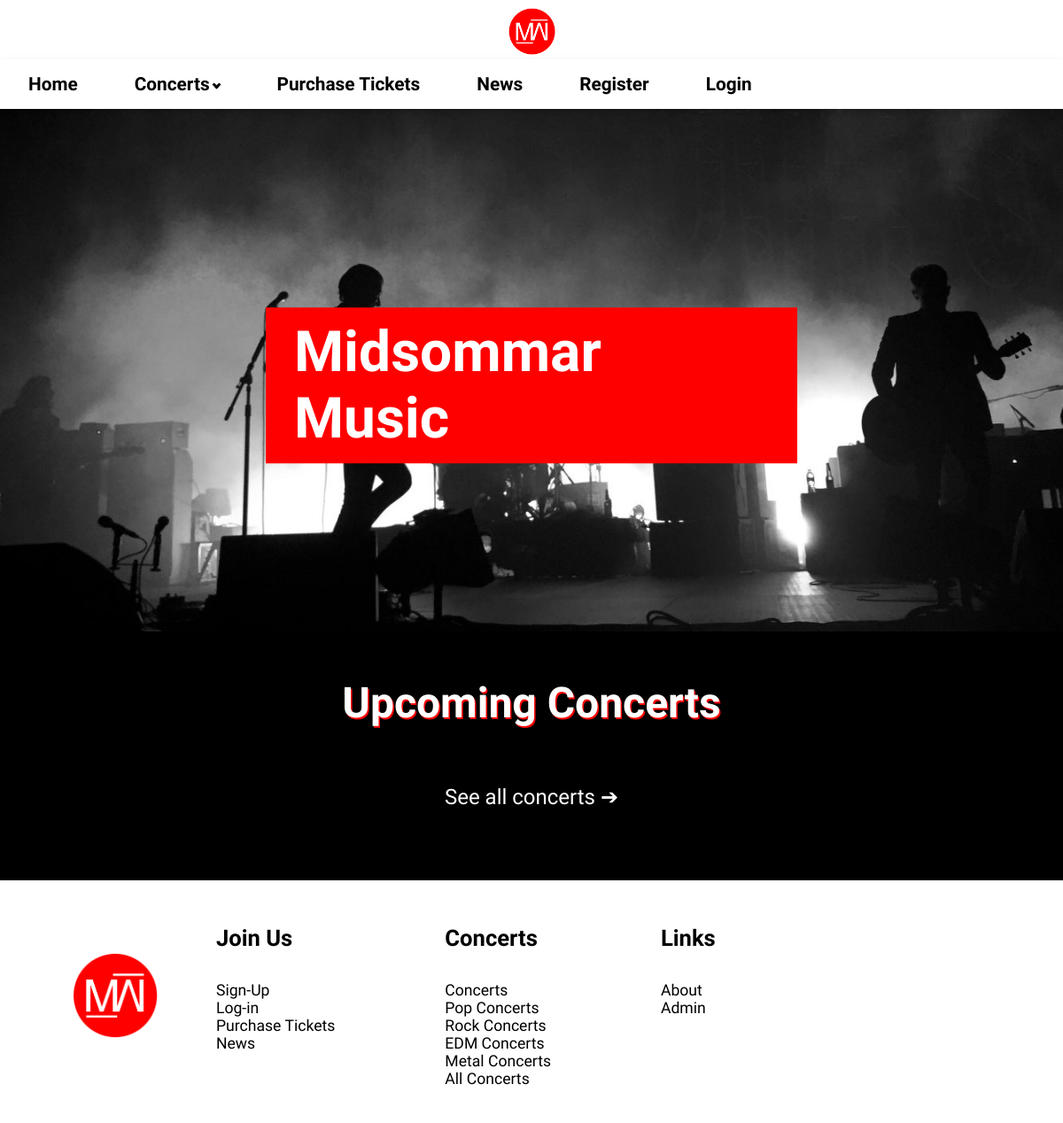
/, run on an earlier commit of the app's database.
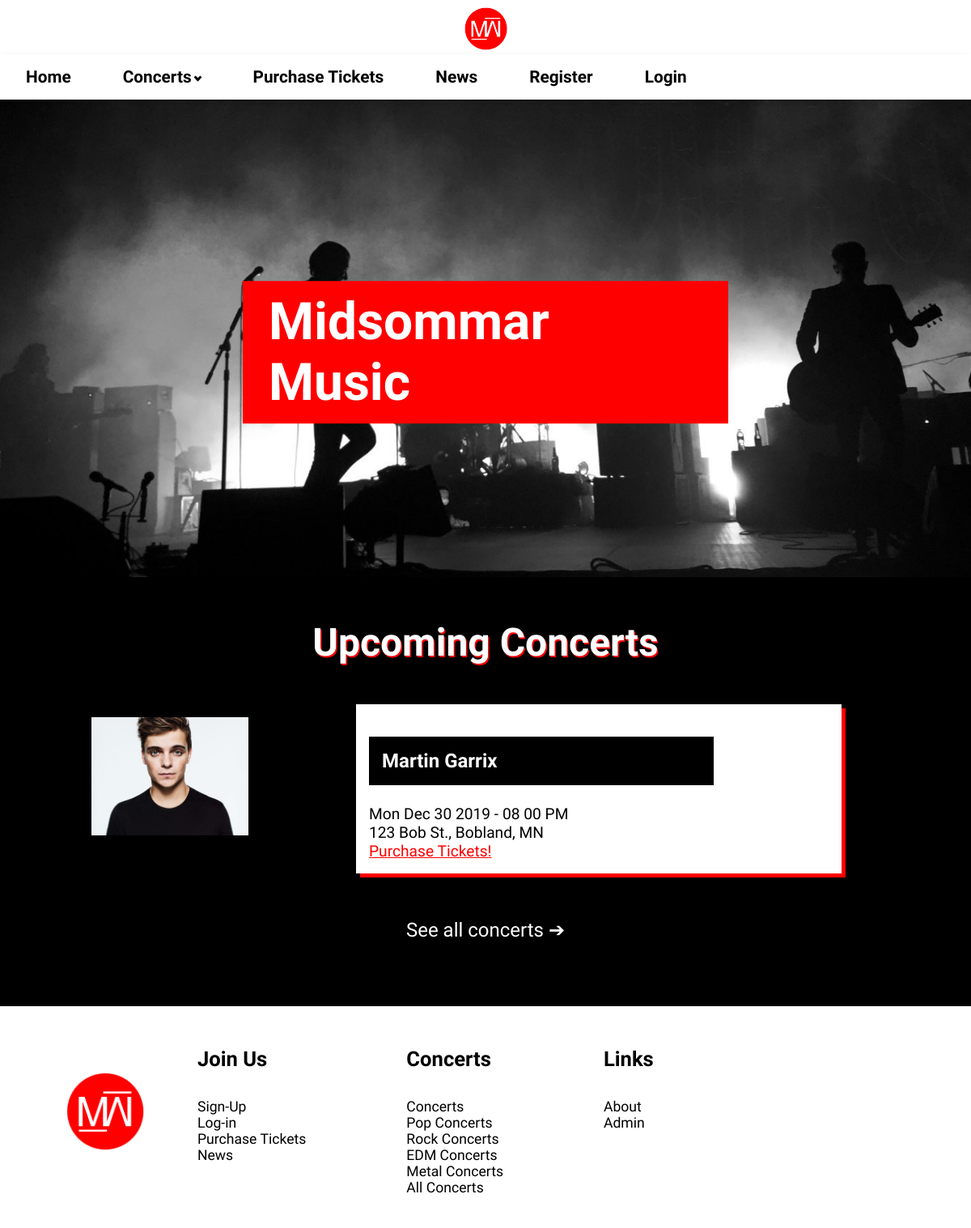
And on a later commit of the database.
### tables this page shows
create table concerts
(concertID int(11) unsigned not null auto_increment,
Artist varchar(25) not null,
Street varchar(25) not null,
City varchar(25) not null,
State char(2) not null default 'MN',
Date date not null,
Time time not null default '18:00:00',
primary key (concertID),
constraint FK_artist foreign key (Artist)
  references artists(Artist_name)
  ON DELETE CASCADE
);

create table artists
(artistID int(11) unsigned not null auto_increment,
Artist_name varchar(25) not null unique,
Genre char(5) not null,
Image varchar(45),
primary key (artistID)
);

### index.php (the view, shortened to what this page needs)
<?php
include('loginfunctions.php');
?>
<!DOCTYPE html>
<html lang="en">
<head>
<link rel="stylesheet" href="css/generalstylesheet.css">
<link rel="stylesheet" href="css/homepage.css">
<link rel="stylesheet" href="css/displayconcerts.css">
</head>
<body>
  <div class="header centered">
    <img src="images/header.jfif">
    <h1>Midsommar Music</h1>
  </div>
  <h2>Upcoming Concerts</h2>
  <?php
  require_once "config.php";
  $upcomingConcertsQuery = "SELECT Artist, artists.Image, Street, City, State,
  DATE_FORMAT(Date, '%a %b %e %Y') Date, TIME_FORMAT(Time, '%h %i %p') Time
  FROM concerts
  INNER JOIN artists ON artists.Artist_name = concerts.Artist
  WHERE Date BETWEEN CURDATE() AND DATE_ADD(NOW(), INTERVAL 7 DAY) ORDER BY DATE(Date) ASC, Time ASC";
  $upcomingConcerts= mysqli_query($link, $upcomingConcertsQuery);
  while ($row = mysqli_fetch_array($upcomingConcerts)) {
    echo "<div class=\"row\">";
    echo "<div class=\"column left\">";
    echo "<img src='". $row['Image']."'width='300'>"."<br />";
    echo "</div>";
    echo "<div class=\"column right\">";
    echo "<h3>".$row['Artist']."<br />"."</h3>";
    echo $row['Date']." - ".$row['Time']."<br />";
    echo $row['Street'].", ".$row['City'].", ".$row['State']."<br />";
    echo "<a href=\"Purchase.php\">Purchase Tickets!</a>";
    echo "</div>";
    echo "</div>";
  }
   ?>
   <div class="see-all">
     <a href="all.php">See all concerts ➔</a>
   </div>
</body>
</html>

What changed in the data, as far as the page shows it:
added concerts: artists.Image (picture), Artist "Martin Garrix", Date "Mon Dec 30 2019", Time "08 00 PM", Street "123 Bob St.", City "Bobland", State "MN"
